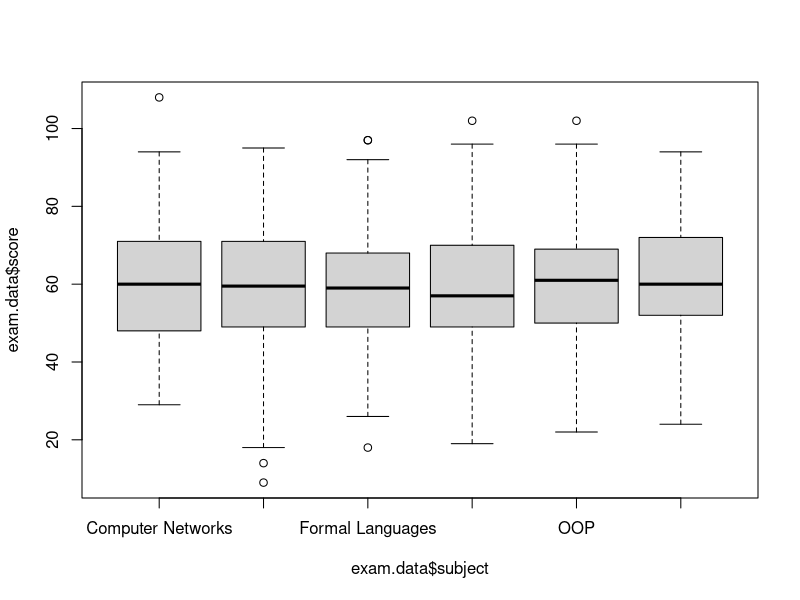

R code for this plot:
## ---- chunk 1
    library(tidyverse)
## ---- chunk 2
    exam.data = read.csv("exam_data.csv")
## ---- chunk 3
    exam.data <- exam.data %>% mutate(grade = case_when(score < 50 ~ 5,
                                                        score >= 50 & score < 65 ~ 4,
                                                        score >= 65 & score < 80 ~ 3,
                                                        score >= 80 & score < 90 ~ 2,
                                                        score >= 90 ~ 1))
## ---- chunk 4
    exam.data <- exam.data %>% separate(exam, into=c("matnr", "subject"),sep = "/")
## ---- chunk 5
    exam.data %>% select(matnr) %>% unique() %>% count()
## ---- chunk 6
    exam.data %>% group_by(subject) %>% summarise(num_test = n())
## ---- chunk 7
    exam.data %>% count(subject, grade) %>% pivot_wider(names_from = subject, values_from = n)
## ---- chunk 8
    exam.data %>% group_by(subject) %>% summarise(min = min(score), max = max(score), quant1= quantile(score, p=0.25), quant2 = quantile(score, p=0.5), quant3= quantile(score, p= 0.75), mean = mean(score), participants= n(), dropoutrate= sum(grade==5) / n())
## ---- chunk 9
    boxplot(exam.data$score ~ exam.data$subject,beside=T)
## ---- chunk 10
    test_result <- chisq.test(exam.data$attempt, exam.data$grade)
## ---- chunk 11
     test_result$observed %>% addmargins()
## ---- chunk 12
    test_result$expected %>% addmargins()
## ---- chunk 13
    test_result$statistic
## ---- chunk 14
    coins <- tibble(no = 1:5, prob.head = dbinom(no, 5, 0.4), prob.tail = dbinom(no, 5, 1/6), prob.total = 1/3 * prob.head + 2/3 * prob.tail)
